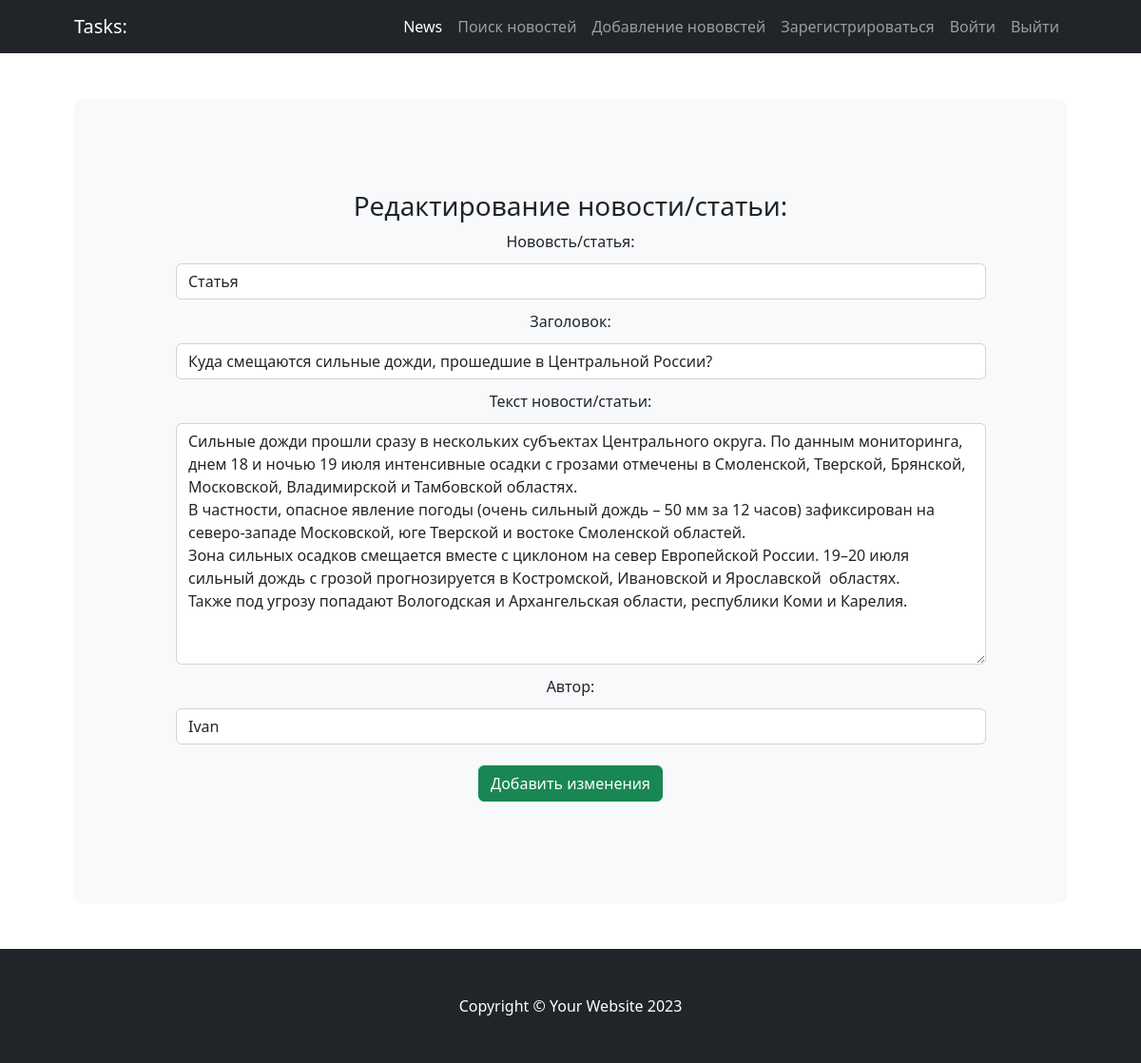
The app's page /news/13/edit/ (signed in) with its own data.
### news/models.py (models this page shows, shortened)
class Post(models.Model):
    NEWS = 'NW'
    ARTICLE = 'AR'
    TYPE_CHOICES = (
        (NEWS, 'Новость'),
        (ARTICLE, 'Статья')
    )
    type = models.CharField(max_length = 2, choices = TYPE_CHOICES, default = ARTICLE)
    timePost = models.DateTimeField(auto_now_add=True)
    title = models.CharField(max_length = 255)
    textPost = models.TextField()
    ratingPost = models.IntegerField(default=0)
    author = models.ForeignKey(Author, on_delete=models.CASCADE)
    category = models.ManyToManyField(Category, through='PostCategory')

### news/views.py (the view)
# urls.py: path('<int:pk>/edit/', PostEdit.as_view(), name='post_edit'),
class PostEdit(LoginRequiredMixin, PermissionRequiredMixin, UpdateView):
    template_name = 'post_edit.html'
    form_class = PostForm
    permission_required = 'news.change_Post'
    def get_object(self, **kwargs):
        id = self.kwargs.get('pk')
        return Post.objects.get(pk=id)

### news/forms.py
class PostForm(ModelForm):
    class Meta:
        model = Post
        fields = ['type', 'title', 'textPost', 'author']
        labels = {
            'type': 'Нововсть/статья',
            'title': 'Заголовок',
            'textPost': 'Текст новости/статьи',
            'author': 'Автор',
        }
        widgets = {
            'type': forms.Select(attrs={
                'class': 'form-control',
            }),
            'title': forms.TextInput(attrs={
                'class': 'form-control',
                'placeholder': 'Введите заголовок'
            }),
            'textPost': forms.Textarea(attrs={
                'class': 'form-control',
                'placeholder': 'Текст вашей нововсти или статьи'
            }),
            'author': forms.Select(attrs={
                'class': 'form-control'
            }),
        }

### news/models.py (called while the page is built)
    def __str__(self):
        return f'{self.authorUser}'

### templates/post_edit.html (shortened to what this page needs)
{% extends 'flatpages/default.html' %}
{% block content %}
<h3>Редактирование новости/статьи:</h3>
<form method="POST">
 {{ form }}
   <input class="btn btn-success" type="submit" value='Добавить изменения'>
</form>
{% endblock content %}

### records on screen
Post: type "Статья", title "Куда смещаются сильные дожди, прошедшие в Центральной России?", textPost "Сильные дожди прошли сразу в нескольких субъектах Центрального округа. По данным мониторинга, днем 18 и ночью 19 июля интенсивные осадки с грозами отмечены в Смоленской, Тверской, Брянской, Московской, Владимирской и Тамбовской областях. В частности, опасное явление погоды (очень сильный дождь – 50 мм за 12 часов) зафиксирован на северо-западе Московской, юге Тверской и востоке Смоленской областей. Зона сильных осадков смещается вместе с циклоном на север Европейской России. 19–20 июля сильный дождь с грозой прогнозируется в Костромской, Ивановской и Ярославской областях. Также под угрозу попадают Вологодская и Архангельская области, республики Коми и Карелия.", author "Ivan"
